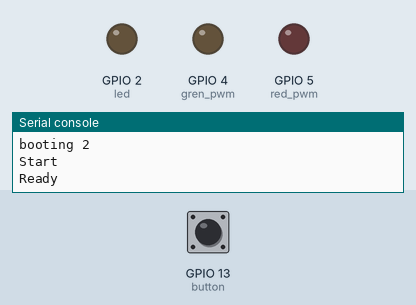
Simulated run of this program. Board: ESP32 board running MicroPython. Parts: output pins drawn as LEDs (lit = HIGH), the last lines printed to the serial console. Inputs (shaded band) come from the test bench; at power-on: GPIO 13 (button) LOW. WiFi joins after 1.5 s.

Above: at 2.7 s.
2.8 s: GPIO 13 (button) pulled HIGH for 0.15 s
At 3.0 s:
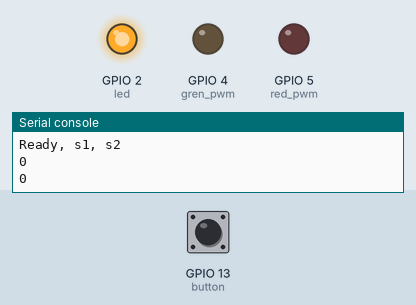
4.7 s: GPIO 13 (button) pulled HIGH for 3.2 s
At 8.4 s:
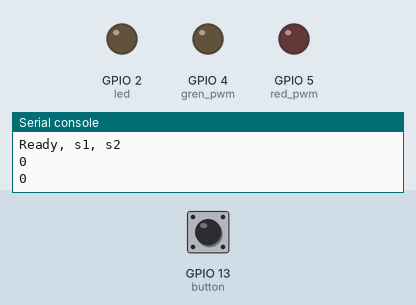
Timing chart, 0 to 9.9 s (numbered marks = the images above; inputs shaded):
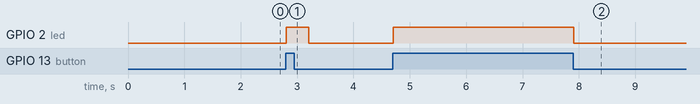

Measured:
- after the input at 2.8 s, GPIO 2 (led): LOW → HIGH at once, → LOW 0.40 s later
- after the input at 4.7 s, GPIO 2 (led): LOW → HIGH at once, → LOW 3.2 s later

The program:

main.py
```python
from machine import Pin, PWM
from time import sleep

print("Start")
led = Pin(2, Pin.OUT)
button = Pin(13, Pin.IN)
s1 = Pin(14, Pin.IN)
s2 = Pin(16, Pin.IN)

red_pwm = PWM(Pin(5),5000) #D1
gren_pwm = PWM(Pin(4),5000) #D2

print("Ready")
while True:
    button_state = button.value()
    led.value(button_state)
    red_pwm.duty(s1.value()*500)
    gren_pwm.duty(s2.value()*500)
    sleep(0.1)
    if button_state:
        print("Ready, s1, s2")
        print(s1.value())
        print(s2.value())
        sleep(0.3)
        
```

boot.py
```python
# This file is executed on every boot (including wake-boot from deepsleep)
#import esp
#esp.osdebug(None)
import uos, machine
#uos.dupterm(None, 1) # disable REPL on UART(0)
import gc
import network
import webrepl
#webrepl.start()
gc.collect()

def do_connect():
    import network
    sta_if = network.WLAN(network.STA_IF)
    if not sta_if.isconnected():
        print('connecting to network...')
        sta_if.active(True)
        sta_if.connect('TP-LINK-123', 'adminAdmin')
        while not sta_if.isconnected():
            pass
    print('network config:', sta_if.ifconfig())

print('booting 1')
do_connect()
print('booting 2')
```
